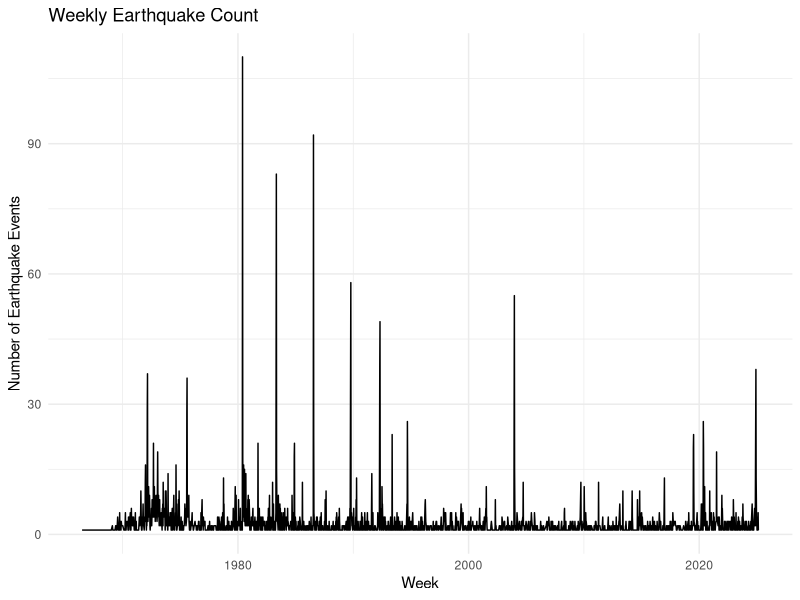

Write the R code that produced this figure.
## ---- chunk 1
knitr::opts_chunk$set(warning = FALSE, message = FALSE, error = TRUE)
library(tidyverse)
library(dplyr)
library(ggplot2)
theme_set(theme_bw()) 
## ---- chunk 2
eq_data <- read.csv("earthquake_california/db_data.csv", 
                    stringsAsFactors = FALSE, strip.white = TRUE)

eq_data$DateTime <- as.POSIXct(paste(eq_data$Date, eq_data$Time),
                               format = "%Y/%m/%d %H:%M:%OS", tz = "UTC")

# create a weekly bin
eq_data$Week <- floor_date(eq_data$DateTime, unit = "week")

# aggregate the event counts by week.
# can adjust threshold of `Mag`, 3.0 seems too many earthquake
weekly_counts <- eq_data %>%
  group_by(Week) %>%
  filter(Mag > 3.5) %>% 
  summarise(Count = n())

ggplot(weekly_counts, aes(x = Week, y = Count)) +
  geom_line() +
  labs(title = "Weekly Earthquake Count",
       x = "Week",
       y = "Number of Earthquake Events") +
  theme_minimal()
